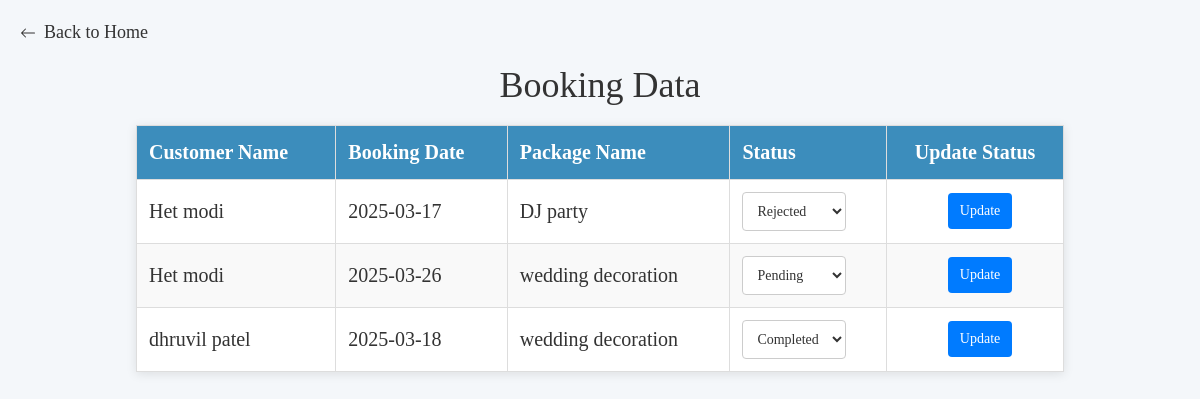
The page /customer.php (signed in) on the database its author committed.
### tables this page shows
CREATE TABLE IF NOT EXISTS `booking` (
  `package_id` int(11) NOT NULL AUTO_INCREMENT,
  `customer_name` varchar(255) NOT NULL,
  `customer_email` varchar(255) NOT NULL,
  `customer_number` varchar(11) NOT NULL,
  `status` varchar(25) NOT NULL DEFAULT 'Pending',
  `event_date` date NOT NULL,
  `package_name` varchar(255) NOT NULL,
  `payment_method` varchar(255) NOT NULL,
  `payment_status` varchar(255) NOT NULL,
  PRIMARY KEY (`package_id`)
);

### customer.php (the view, shortened to what this page needs)
<?php
include 'insert.php';
$sql = "SELECT customer_name, event_date, package_name, status FROM booking";
$result = $conn->query($sql);
?>
<!DOCTYPE html>
<html lang="en">
<head>
    <link rel="stylesheet" href="https://maxcdn.bootstrapcdn.com/bootstrap/3.4.1/css/bootstrap.min.css">
</head>
<body>
<a href="admin.php" class="back-home">
    <svg xmlns="http://www.w3.org/2000/svg" width="16" height="16" fill="currentColor" viewBox="0 0 16 16">
        <path fill-rule="evenodd" d="M15 8a.5.5 0 0 1-.5.5H2.707l3.147 3.146a.5.5 0 0 1-.708.708l-4-4a.5.5 0 0 1 0-.708l4-4a.5.5 0 1 1 .708.708L2.707 7.5H14.5A.5.5 0 0 1 15 8z" />
    </svg> Back to Home
</a>
<h1>Booking Data</h1>
<table>
    <thead>
        <tr>
            <th>Customer Name</th>
            <th>Booking Date</th>
            <th>Package Name</th>
            <th>Status</th>
            <th>Update Status</th>
        </tr>
    </thead>
    <tbody>
        <?php while ($row = $result->fetch_assoc()) {
            $booking_date = new DateTime($row['event_date']);
            $current_date = new DateTime();
            ?>
            <tr>
                <td><?php echo htmlspecialchars($row['customer_name']); ?></td>
                <td><?php echo $row['event_date']; ?></td>
                <td><?php echo htmlspecialchars($row['package_name']); ?></td>
                <td>
                    <form method="post" action="">
                        <select name="status">
                            <option value="Pending" <?php if ($row['status'] == 'Pending') echo 'selected'; ?>>Pending</option>
                            <option value="Completed" <?php if ($row['status'] == 'Completed') echo 'selected'; ?>
                                <?php if ($booking_date > $current_date) echo 'disabled'; ?>> Completed</option>
                            <option value="Rejected" <?php if ($row['status'] == 'Rejected') echo 'selected'; ?>>Rejected</option>
                        </select>
                </td>
                <td>
                    <button type="submit">Update</button>
                </td>
            </tr>
        <?php } ?>
    </tbody>
</table>
</body>
</html>

### customer.php (style rules this page uses)
body { font-size: 20px; font-family: 'Poppins'; margin: 20px; background-color: #f4f7fa; }
h1 { text-align: center; color: #333; margin-bottom: 20px; }
table { width: 80%; margin: 20px auto; border-collapse: collapse; background: white; box-shadow: 0 2px 10px rgba(0, 0, 0, 0.1); }
th, td { padding: 12px; border: 1px solid #ddd; text-align: left; }
th { background-color: #3c8dbc; color: white; }
tr:nth-child(even) { background-color: #f9f9f9; }
.back-home { text-decoration: none; font-size: 18px; color: #333; display: flex; align-items: center; margin-bottom: 20px; transition: color 0.3s; }
.back-home svg { margin-right: 8px; fill: currentColor; transition: transform 0.3s; }
table th:last-child, table td:last-child { text-align: center; }
form { display: inline-block; }
td select { padding: 10px; border-radius: 4px; border: 1px solid #ccc; font-size: 14px; color: #333; transition: all 0.3s ease; width: 100%; background-color: #ffffff; }
td select option { background-color: white; }
td select option[value="Pending"] { background-color: #ffcccb; color: black; }
td select option[value="Completed"] { background-color: #add8e6; color: black; }
td select option[value="Rejected"] { background-color: #90ee90; color: black; }
td button { margin-left: 10px; padding: 8px 12px; border: none; border-radius: 4px; background-color: #007BFF; color: white; font-size: 14px; cursor: pointer; transition: background-color 0.3s ease; }

### rows shown on the page
booking: customer_name "Het modi", event_date "2025-03-17", package_name "DJ party", status "Rejected"
booking: customer_name "Het modi", event_date "2025-03-26", package_name "wedding decoration", status "Pending"
booking: customer_name "dhruvil patel", event_date "2025-03-18", package_name "wedding decoration", status "Completed"
